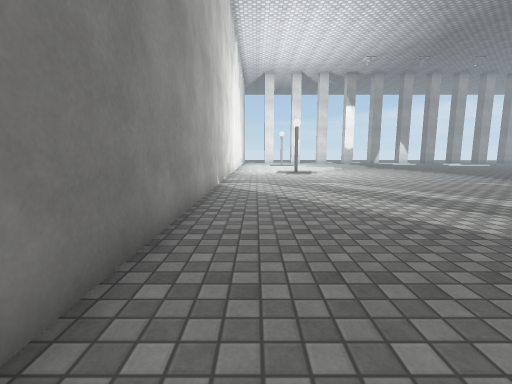
[1] (above)

16 first-person views from a walk through a 3-D level made in the Unity game engine. The camera is 1.2 m above the floor, tilts 8° down and sees 85° across. The floor is counted in squares, 1 m on a side. Each view is taken from the middle of a square. On the plan, view 1 faces up. The plan holds only what a view shows up to about 13 squares ahead; the rest is blank. The place goes on beyond the plan. The player character is not drawn. Surface patterns are stand-ins for the level's own textures.

[2]
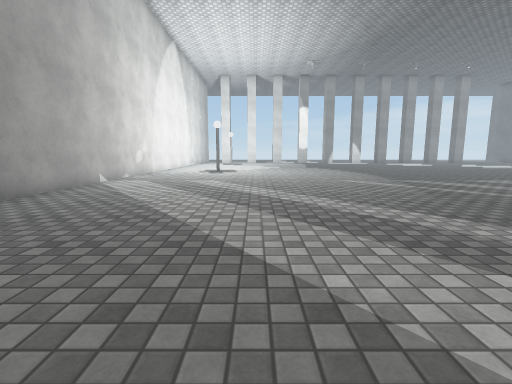

[3]
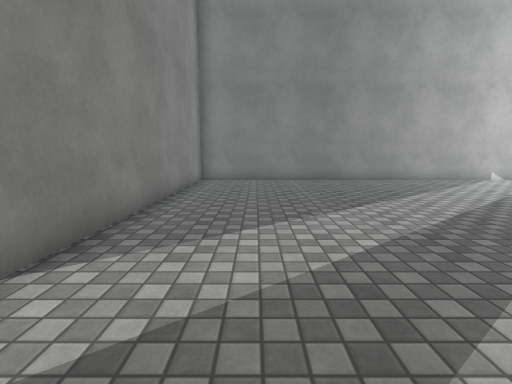

[4]
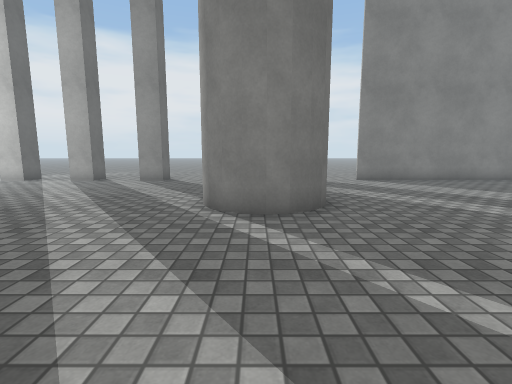

[5]
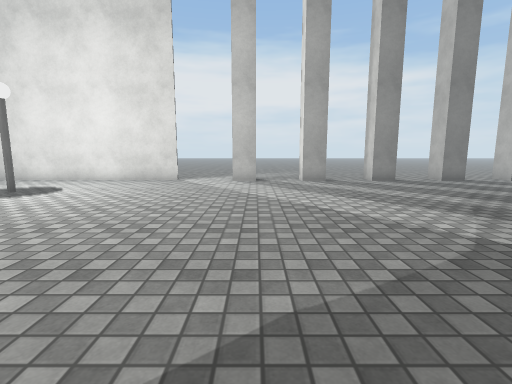

[6]
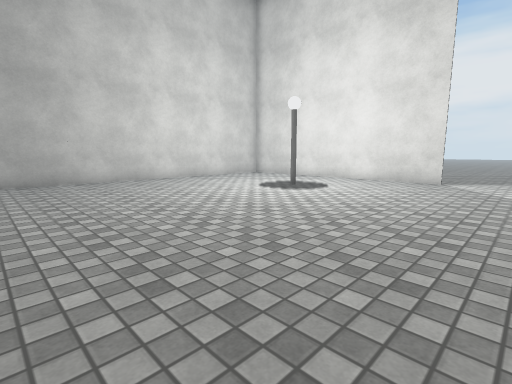

[7]
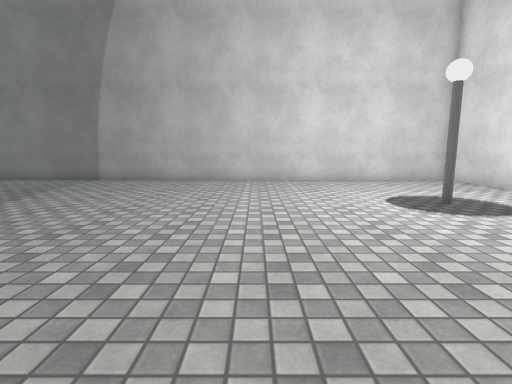

[8]
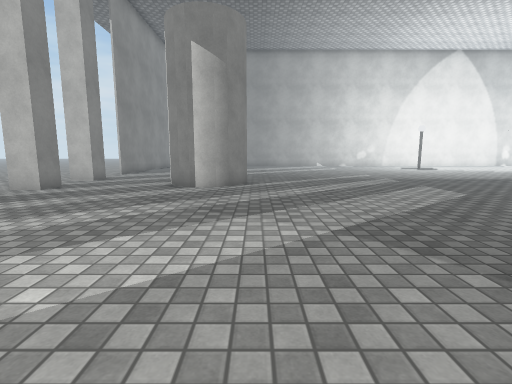

[9]
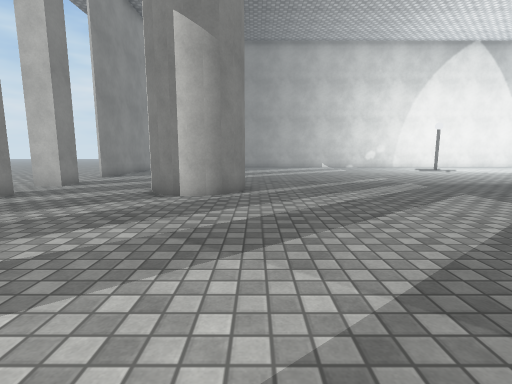

[10]
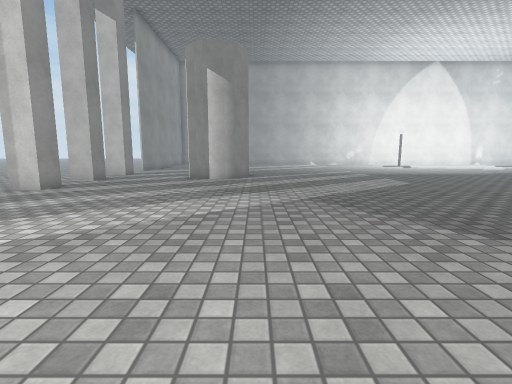

[11]
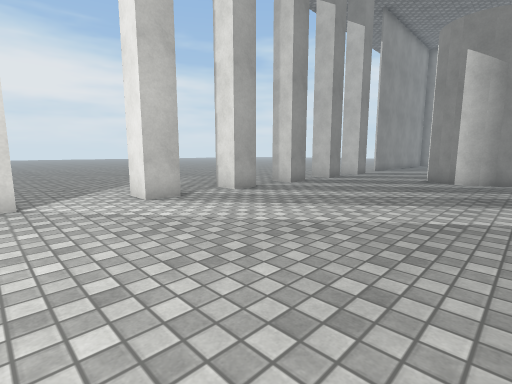

[12]
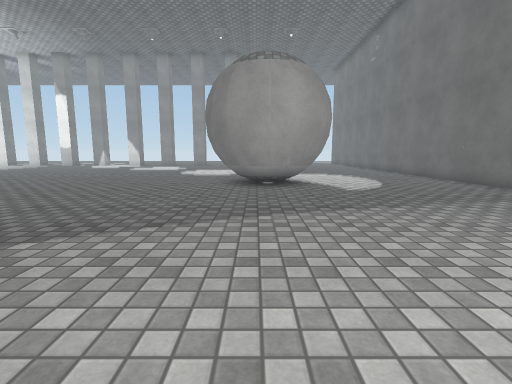

[13]
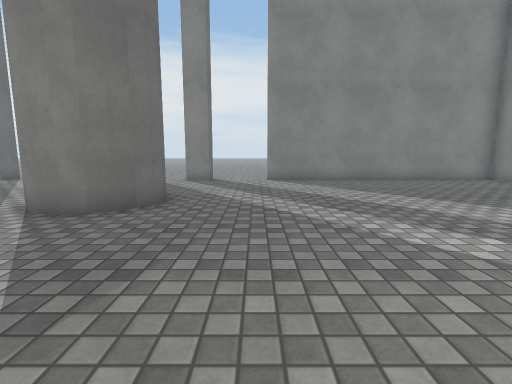

[14]
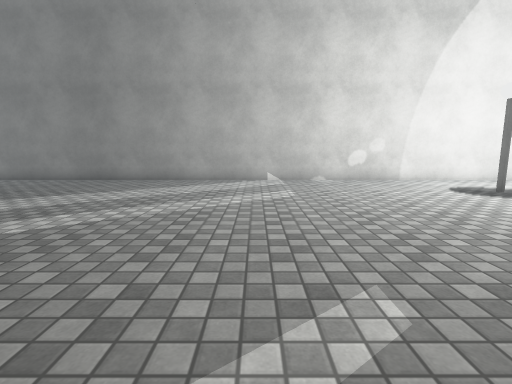

[15]
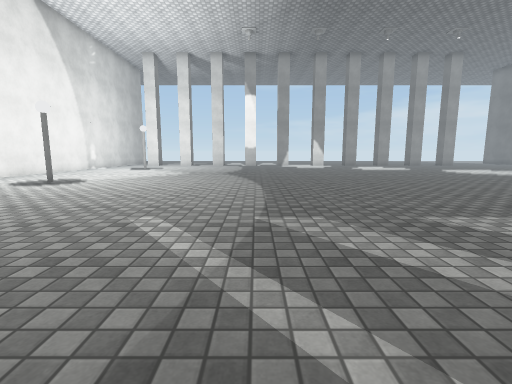

[16]
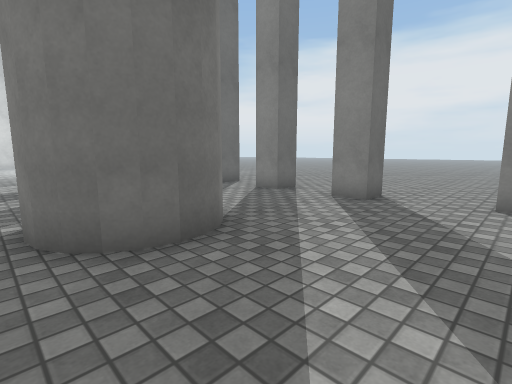

### Floor plan
Points are (right, up) in squares from view 1. A wall is a line through its corners. A room is listed if a view was taken in it or the views show most of it. See-through windows are left out.
Room 1 (views 1, 2, 3, 4, 5, 6, 7, 8, 9, 10, 11, 12, 13, 14, 15, 16)
walls: (13.7, 4.4) (14.2, 3.8); (12.8, 4.6) (13.3, 4.6) (13.9, 4.2) (14.3, 3.4); (14.2, 3.6) (14.3, 2.9); (14.3, 3.2) (14.2, 2.4); (12.3, 4.6) (13, 4.7); (14.2, 2.7) (13.9, 2.1); (14, 2.3) (13.7, 1.9) (13.2, 1.7); (11.4, 3.8) (12.1, 4.5); (11.3, 3.4) (11.7, 4.2) (12.6, 4.7); (11.3, 2.9) (11.4, 3.6); (11.4, 2.4) (11.3, 3.1); (12, 1.9) (11.6, 2.3) (11.4, 2.7); (17, -3.1) (17, -2) (18, -2) (18, -3); (27.3, 15.8) (26.8, 16.4); (20, -3) (20, -2) (21, -2) (21, -3); (14, -3.1) (14, -2) (15, -2) (15, -3); (11, -2) (12, -2) (12, -3); (23, -3) (23, -2) (24, -2); (26.4, -2.4) (35.9, -2.4); (30.1, 16.3) (29.6, 15.7) (29.2, 15.5) (28.6, 15.4) (27.7, 15.6) (27.2, 15.8); (30.6, 16.9) (30.3, 16.2) (29.7, 15.6) (29.2, 15.3) (28.4, 15.2) (27.8, 15.3) (27.2, 15.6) (26.7, 16.1) (26.3, 16.9); (-1.4, 19.5) (-1.4, -2.4) (8.5, -2.4); (36.4, -2.5) (36.4, 19.2)
low walls: (27.8, 15.8) (27.4, 16) (27, 16.4); (28.5, 15.7) (27.6, 15.8); (29.6, 16) (28.9, 15.6) (28.5, 15.6)
ways out: opening at (9.5, -2); opening at (13, -2.5); opening at (16, -2.5); opening at (19, -2.5); opening at (22, -2.5); opening at (25.5, -2)
objects: other object (2, 17) to (3, 18)

Where each view was taken, in squares from view 1:
view 1: 0 up, 0 right, facing up
view 2: 1 down, 5 right, facing up
view 3: 0 up, 11 right, facing left
view 4: 10 up, 13 right, facing down
view 5: 10 up, 23 right, facing down
view 6: 10 up, 24 right, facing down-right
view 7: 6 up, 24 right, facing right
view 8: 5 up, 24 right, facing left
view 9: 5 up, 22 right, facing left
view 10: 5 up, 27 right, facing left
view 11: 5 up, 27 right, facing down-left
view 12: 6 up, 28 right, facing up
view 13: 10 up, 9 right, facing down
view 14: 10 up, 11 right, facing left
view 15: 6 up, 11 right, facing up
view 16: 5 up, 8 right, facing down-right
